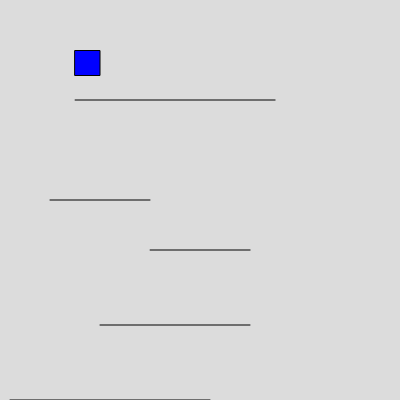
Frame 1 (no input)
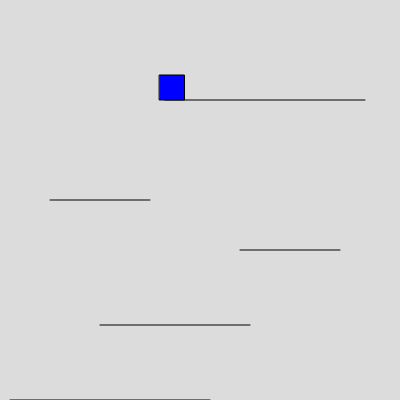
Frame 60 (no input)
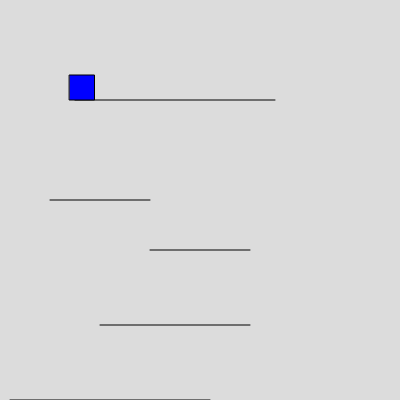
Frame 120 (the mouse pressed at the canvas centre since frame 60)

The p5.js sketch that drew these frames (run headless with seeded random() and noise() and a simulated clock; from frame 60 on, the mouse is pressed at the canvas centre):

// p5.js sketch
// ── sketch.js
let player;
let platforms = [];
const directions = {
    LEFT: 0,
    RIGHT: 1,
    NONE: 2
};

function setup() {
    createCanvas(400, 400);
    player = new Player(75, 50, 25, 25); // x, y, width, height
    player.set_speed(3);
    player.set_jump_height(10);
    player.set_color(color(0, 0, 255));
    player.set_gravity(0.1);

    platforms.push(new Platform(50, 200, 100));
    platforms.push(new Platform(150, 250, 100));
    platforms.push(new Platform(100, 325, 150));
    platforms.push(new Platform(75, 100, 200));

    platforms.push(new Platform(10, height, 200));

    platforms[3].set_moving(true);
    platforms[1].set_moving(true);
}

function draw() {
    background(220);
    for (let i in platforms) {
        platforms[i].draw();
    }
    keyDown();
    player.update();
    player.check_gravity();
    player.draw();
}

function keyDown() {
    if (keyIsDown(LEFT_ARROW)) {
        player.direction = directions.LEFT;
    } else if (keyIsDown(RIGHT_ARROW)) {
        player.direction = directions.RIGHT;
    } else {
        player.direction = directions.NONE;
    }
}

function keyPressed() {
    if (key == ' ') {
        player.jump();
    }
}

class Player {
    constructor(x, y, width, height) {
        this.x = x;
        this.y = y;
        this.speed = 3;
        this.width = width;
        this.height = height;
        this.direction = directions.NONE;
        this.forceY = 0;
        this.gravity = 1;
        this.able_to_jump = false;
        this.jump_height = 25;
        this.c = color(255, 0, 0);
    }

    set_speed(speed) { this.speed = speed; }
    set_gravity(gravity) { this.gravity = gravity; }
    set_jump_height(jump) { this.jump_height = jump; }
    set_color(c) { this.c = c; }

    draw() {
        this.screen_edges()
        fill(this.c);
        rect(this.x, this.y, this.width, this.height);
    }

    jump() {
        // if (this.able_to_jump) {
        this.forceY -= this.jump_height;
        // }
    }

    screen_edges(){
        if(this.x > width-this.width){
            this.x = width - this.width
        }
        if (this.x < 0) {
            this.x = 0
        }
    }

    is_on_platform(platform) {
        let adj_height = this.y + this.height;
        let adj_width = this.x + this.width;

        var is_stable_y = adj_height >= platform.y && adj_height <= platform.y + this.forceY;
        var is_stable_x = this.x < platform.x + platform.size && adj_width > platform.x;

        return is_stable_x && is_stable_y;
    }

    check_platform(platform) {
        //   line(0, platform.y + this.forceY, width, platform.y + this.forceY);

        let on_ground = this.at_canvas_boundary();

        // on platform or ground
        if (this.is_on_platform(platform) || on_ground) {
            this.forceY = 0;
            this.y = (on_ground ? height : platform.y) - this.height;
            this.able_to_jump = true;
            return true;
        }

        // falling
        else {
            this.forceY = this.forceY + this.gravity;
            //     this.forceY++;
            this.able_to_jump = false;
            return false;
        }

    }

    at_canvas_boundary() {
        let adj_height = this.y + this.height;
        return adj_height >= height && adj_height <= height + this.forceY;
    }

    check_gravity() {
        for (let i in platforms) {
            if (this.check_platform(platforms[i])) {
                break;
            }
        }
        this.y += this.forceY;
    }

    update() {
        if (this.direction == directions.RIGHT) {
            this.x += this.speed;
        } else if (this.direction == directions.LEFT) {
            this.x -= this.speed;
        }
    }
}

class PlatformMotion {
    constructor() {
        this.moving = false;
        this.is_moving_right = true;
        this.dx = 0;
    }
    update_dx(pixels) {
        if (this.moving) {
            if (this.is_moving_right) {
                this.dx += pixels;
            } else {
                this.dx -= pixels;
            }
            if (this.dx >= 3)
                this.is_moving_right = false;
            if (this.dx <= -3)
                this.is_moving_right = true;
        }
    }
}

class Platform {
    constructor(x, y, size) {
        this.x = x;
        this.y = y;
        this.size = size;
        this.motion = new PlatformMotion();
    }

    set_moving(bool) {
        this.motion.moving = bool;
    }

    draw() {
        this.motion.update_dx(0.1);
        this.x += this.motion.dx;
        if (player.is_on_platform(this)) {
            player.x += this.motion.dx;
        }
        line(this.x, this.y, this.x + this.size, this.y);
    }
}
